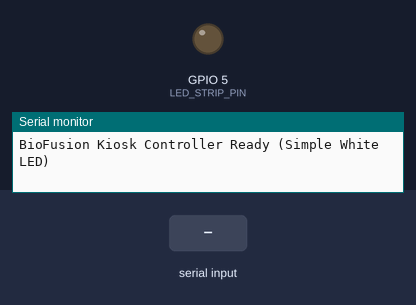
A sketch run on a simulated ESP32. On the bench: output pins drawn as LEDs (lit = HIGH), the last lines printed to the serial monitor. The test bench sets the inputs (shaded band).

Above: at 1.2 s.
1.3 s: "LIGHTS_ON\n" received over Serial
At 2.5 s:
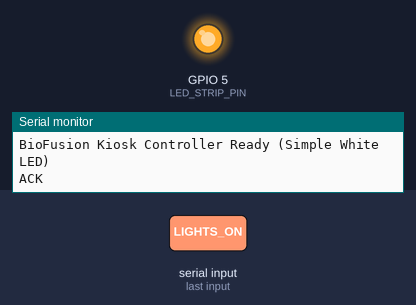
2.8 s: "LIGHTS_OFF\n" received over Serial
At 3.7 s:
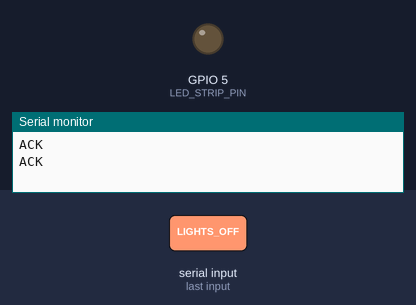
Timing chart, 0 to 5.8 s (numbered marks = the images above; inputs shaded):
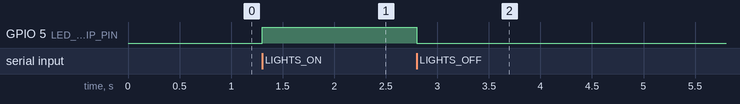

Measured:
- after the input at 1.3 s, GPIO 5 (LED_STRIP_PIN): LOW → HIGH at once
- after the input at 2.8 s, GPIO 5 (LED_STRIP_PIN): HIGH → LOW at once

The sketch:

kiosk_controller.ino
```cpp
/*
 * BioFusion Kiosk — ESP32 Controller
 *
 * Controls:
 *   - Simple White LED strip (scan lighting) via MOSFET/Relay
 *
 * Serial protocol (115200 baud, newline-terminated):
 *   Host → ESP32:  LIGHTS_ON | LIGHTS_OFF | STATUS_IDLE | STATUS_SCAN |
 *                   STATUS_PROCESS | STATUS_NORMAL | STATUS_PNEUMONIA
 *   ESP32 → Host:  ACK
 */

// ─── Pin Definitions ────────────────────────────────────────────────────────
#define LED_STRIP_PIN    5 // Change this if you connected your MOSFET/Relay to a different pin

// ─── State ──────────────────────────────────────────────────────────────────
String inputBuffer = "";

void setup() {
  Serial.begin(115200);

  // Setup LED strip pin as output and turn it off by default
  pinMode(LED_STRIP_PIN, OUTPUT);
  digitalWrite(LED_STRIP_PIN, LOW);

  Serial.println("BioFusion Kiosk Controller Ready (Simple White LED)");
}

void loop() {
  // ── Read serial commands ──
  while (Serial.available()) {
    char c = Serial.read();
    if (c == '\n') {
      processCommand(inputBuffer);
      inputBuffer = "";
    } else if (c != '\r') {
      inputBuffer += c;
    }
  }
}

// ─── Command Processing ─────────────────────────────────────────────────────
void processCommand(String cmd) {
  cmd.trim();

  if (cmd == "LIGHTS_ON") {
    digitalWrite(LED_STRIP_PIN, HIGH);
    Serial.println("ACK");

  } else if (cmd == "LIGHTS_OFF") {
    digitalWrite(LED_STRIP_PIN, LOW);
    Serial.println("ACK");

  } else if (cmd.startsWith("STATUS_")) {
    // We ignore status commands since we don't have a status LED anymore,
    // but we still acknowledge them so the Python backend doesn't time out.
    Serial.println("ACK");

  } else if (cmd == "PING") {
    Serial.println("PONG");

  } else {
    Serial.println("ERR:UNKNOWN_CMD");
  }
}
```
